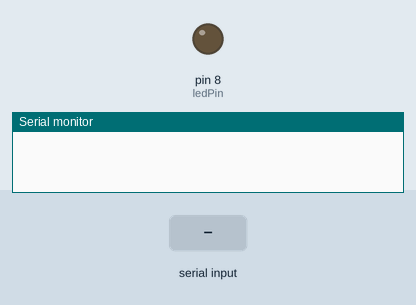
This sketch was run on a simulated Arduino Uno, built with avr-gcc and run on an emulated ATmega328P. Shown: output pins drawn as LEDs (lit = HIGH), the last lines printed to the serial monitor. Inputs (shaded band) come from the test bench.

Above: at 1.2 s.
1.3 s: "H" received over Serial
At 1.8 s:
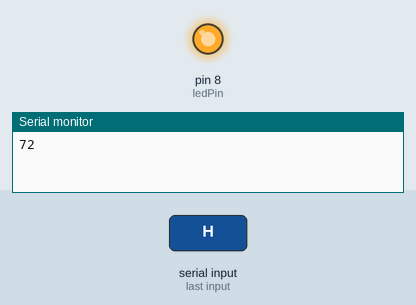
2.8 s: "L" received over Serial
At 4.2 s:
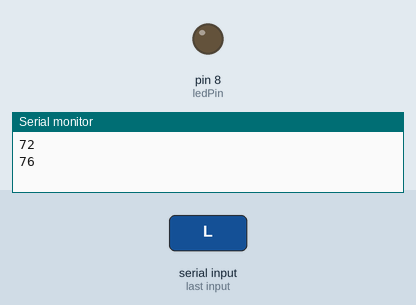
Timing chart, 0 to 5.8 s (numbered marks = the images above; inputs shaded):
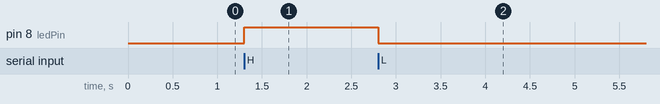

Measured:
- after the input at 1.3 s, pin 8 (ledPin): LOW → HIGH at once
- after the input at 2.8 s, pin 8 (ledPin): HIGH → LOW at once

The sketch:

bt_hc-05.ino
```cpp
// 柯博文老師 www.powenko.com
const int ledPin = 8;                                      // 設定 LED 的接腳
int incomingByte;                                          //讀取進來的資料存放位置。

void setup() {

  Serial.begin(9600);                                   //設定傳輸速度
                                                                   // 設定LED 燈的接腳
  pinMode(ledPin, OUTPUT);
}

void loop() {
                                                                    // 看看是否有資料進來？
  if (Serial.available() > 0) {
                                                                      // 讀取資料
    incomingByte = Serial.read();
    Serial.println(incomingByte);
                                                                      //如果資料是'H'的話，那就把LED 燈打開
    if (incomingByte == 'H') {
      digitalWrite(ledPin, HIGH);

    }
                                                                    //如果資料是'L'的話，那就把LED 燈關閉
    if (incomingByte == 'L') {
      digitalWrite(ledPin, LOW);
    }
  }
}
```
